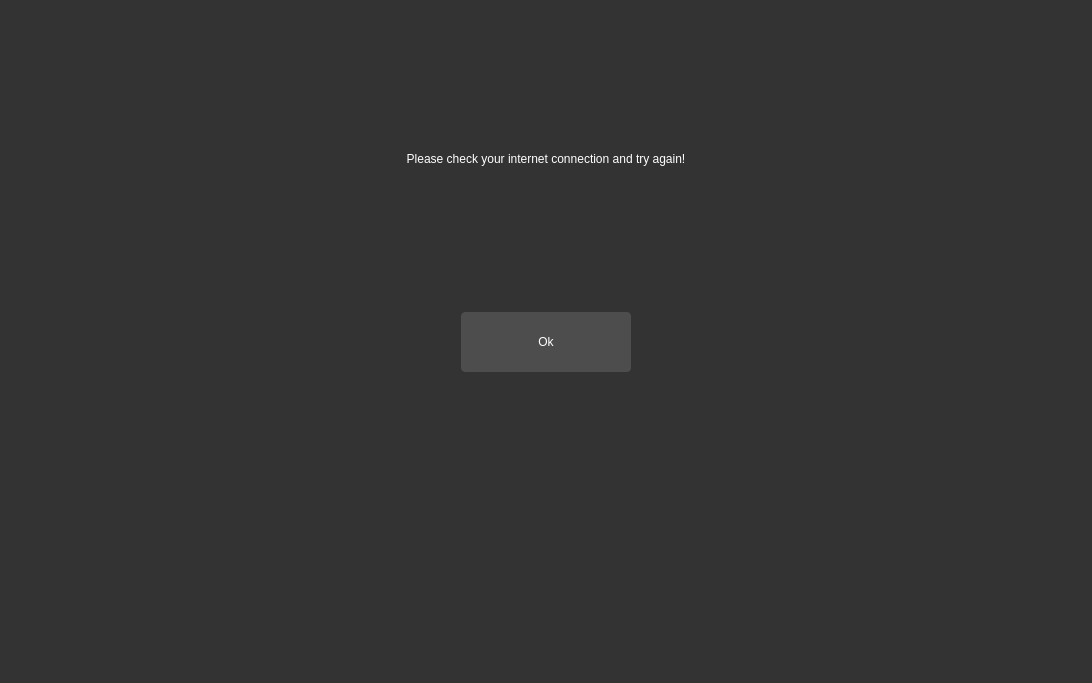
<?xml version="1.0" encoding="UTF-8"?>
<ui version="4.0">
 <class>Form</class>
 <widget class="QWidget" name="Form">
  <property name="geometry">
   <rect>
    <x>0</x>
    <y>0</y>
    <width>1092</width>
    <height>683</height>
   </rect>
  </property>
  <property name="minimumSize">
   <size>
    <width>1092</width>
    <height>683</height>
   </size>
  </property>
  <property name="windowTitle">
   <string>Form</string>
  </property>
  <property name="styleSheet">
   <string notr="true">    QWidget {
        background-color: #333333;
        color: #ffffff;
        border: none;
    }
    QPushButton {
        background-color: #4d4d4d;
        border: 1px solid #4d4d4d;
        border-radius: 4px;
        color: #ffffff;
        padding: 5px;
    }
    QPushButton:hover {
        background-color: #5a5a5a;
        border: 1px solid #5a5a5a;
    }
    QCheckBox {
        color: #ffffff;
    }
    QLineEdit {
        background-color: #4d4d4d;
        border: 1px solid #4d4d4d;
        color: #ffffff;
        padding: 5px;
    }
    QTextEdit {
        background-color: #4d4d4d;
        border: 1px solid #4d4d4d;
        color: #ffffff;
        padding: 5px;
    }
    QProgressBar {
        border: 1px solid #444444;
        border-radius: 7px;
        background-color: #2e2e2e;
        text-align: center;
        font-size: 10pt;
        color: white;
    }
    QProgressBar::chunk {
        background-color: #3a3a3a;
        width: 5px;
    }
    QScrollBar:vertical {
        border: none;
        background-color: #3a3a3a;
        width: 10px;
        margin: 16px 0 16px 0;
    }
    QScrollBar::handle:vertical {
        background-color: #444444;
        border-radius: 5px;
    }
    QScrollBar:horizontal {
        border: none;
        background-color: #3a3a3a;
        height: 10px;
        margin: 0px 16px 0 16px;
    }
    QScrollBar::handle:horizontal {
        background-color: #444444;
        border-radius: 5px;
    }
    QTabWidget {
        background-color: #2e2e2e;
        border: none;
    }
    QTabBar::tab {
        background-color: #2e2e2e;
        color: #b1b1b1;
        padding: 8px 20px;
        border-top-left-radius: 5px;
        border-top-right-radius: 5px;
        border: none;
    }
 
    QTabBar::tab:selected, QTabBar::tab:hover {
        background-color: #3a3a3a;
        color: white;
    }</string>
  </property>
  <layout class="QVBoxLayout" name="verticalLayout_2">
   <item>
    <layout class="QVBoxLayout" name="verticalLayout">
     <property name="leftMargin">
      <number>15</number>
     </property>
     <property name="rightMargin">
      <number>15</number>
     </property>
     <property name="bottomMargin">
      <number>0</number>
     </property>
     <item>
      <widget class="QLabel" name="optional_label">
       <property name="styleSheet">
        <string notr="true">font: 700 35pt &quot;Segoe UI&quot;;</string>
       </property>
       <property name="text">
        <string>Please check your internet connection and try again!</string>
       </property>
       <property name="alignment">
        <set>Qt::AlignCenter</set>
       </property>
       <property name="wordWrap">
        <bool>true</bool>
       </property>
      </widget>
     </item>
    </layout>
   </item>
   <item>
    <layout class="QHBoxLayout" name="horizontalLayout">
     <property name="spacing">
      <number>60</number>
     </property>
     <property name="bottomMargin">
      <number>300</number>
     </property>
     <item>
      <widget class="QPushButton" name="confirm_error">
       <property name="minimumSize">
        <size>
         <width>100</width>
         <height>60</height>
        </size>
       </property>
       <property name="maximumSize">
        <size>
         <width>170</width>
         <height>60</height>
        </size>
       </property>
       <property name="styleSheet">
        <string notr="true">font: 700 18pt &quot;Segoe UI&quot;;
</string>
       </property>
       <property name="text">
        <string>Ok</string>
       </property>
      </widget>
     </item>
    </layout>
   </item>
  </layout>
 </widget>
 <resources/>
 <connections/>
</ui>
